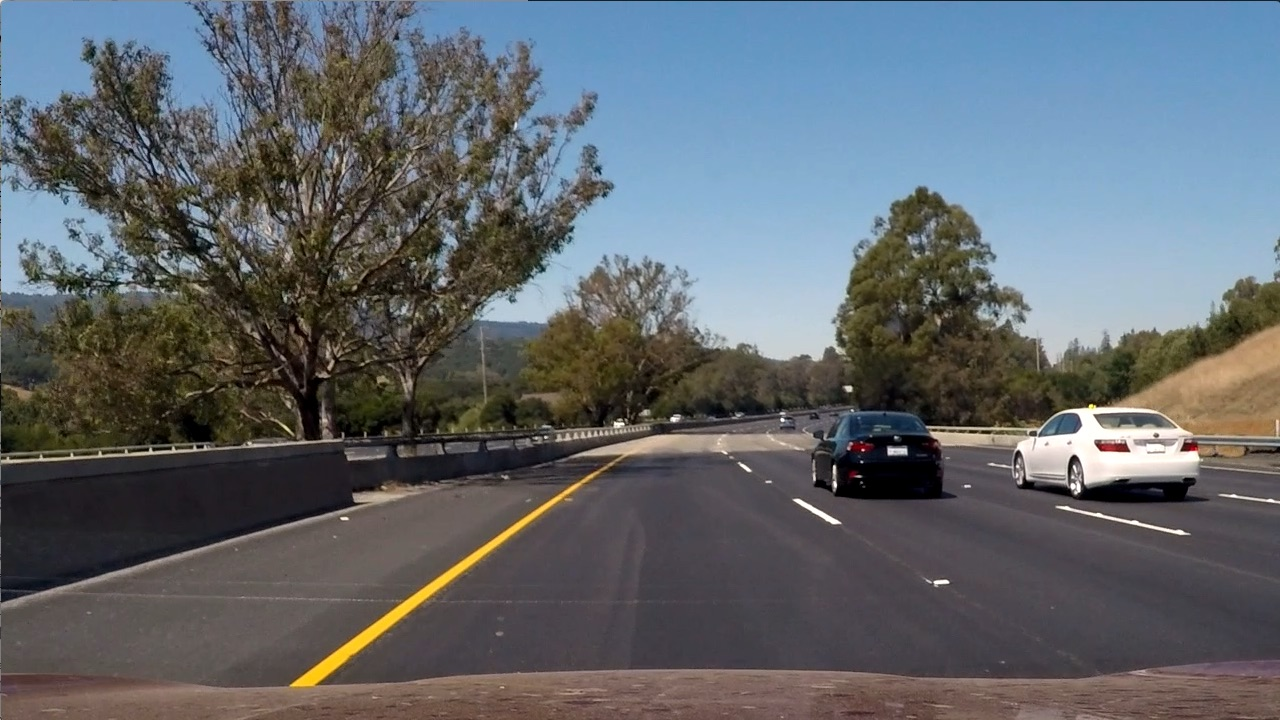
#> input picture term1/project5-vehicle-detection/test_images/test6.jpg, 1280 x 720 px
$ jupyter execute --allow-errors vehicle_tracking_and_detection.ipynb   (shell and % lines are left out)   (older library calls are emulated)
#> lines starting #> are read from the running program, lines starting #| are printed output that depends on the picture; after the words box and inside, x2 and y2 are one past the last pixel; in counts of white or black regions, pixels touching at a corner belong together
[cell 1]
import glob
import cv2
import time
import pickle
import numpy as np
import matplotlib.pyplot as plt
import matplotlib.image as mpimg

from sklearn.preprocessing import StandardScaler
from sklearn.svm import LinearSVC
from sklearn.cross_validation import train_test_split
from utils import *

[cell 2]
# Load training set
cars = []
notcars = []
# Load positive training set
images = glob.glob('dataset/vehicles/**/*.png')
for image in images:
    cars.append(image)

# Load negative training set
images = glob.glob('dataset/non-vehicles/**/*.png')
for image in images:
    notcars.append(image)

# Define a function to return some characteristics of the dataset
def data_look(car_list, notcar_list):
    data_dict = {}
    # Define a key in data_dict "n_cars" and store the number of car images
    data_dict["n_cars"] = len(car_list)
    # Define a key "n_notcars" and store the number of notcar images
    data_dict["n_notcars"] = len(notcar_list)
    # Read in a test image, either car or notcar
    example_img = mpimg.imread(car_list[0])
    # Define a key "image_shape" and store the test image shape 3-tuple
    data_dict["image_shape"] = example_img.shape
    # Define a key "data_type" and store the data type of the test image.
    data_dict["data_type"] = example_img.dtype
    # Return data_dict
    return data_dict

# print the size of training set and the shape of each image
#> (the rest of this cell did not finish here and is left out)

#> (a cell that did not finish here is left out)

[cell 4]
# Define HOG parameters
orient = 64
pix_per_cell = 8
cell_per_block = 2
# Call our function with vis=True to see an image output
#> (the rest of this cell did not finish here and is left out)

[cell 5]
# Define HOG parameters
orient = 8
pix_per_cell = 4
cell_per_block = 2
# Call our function with vis=True to see an image output
#> (the rest of this cell did not finish here and is left out)

[cell 6]
# Plot the examples
fig = plt.figure()
plt.subplot(131)
#> (the rest of this cell did not finish here and is left out)

#> (a cell that did not finish here is left out)

[cell 8]
# Define a function to extract features from a list of images
# Have this function call bin_spatial() and color_hist()
def extract_features(imgs, color_space='RGB', spatial_size=(32, 32),
                        hist_bins=32, orient=9,
                        pix_per_cell=8, cell_per_block=2, hog_channel=0,
                        spatial_feat=True, hist_feat=True, hog_feat=True):
    # Create a list to append feature vectors to
    features = []
    # Iterate through the list of images
    for file in imgs:
        file_features = []
        # Read in each one by one
        image = mpimg.imread(file)
        # apply color conversion if other than 'RGB'
        if color_space != 'RGB':
            if color_space == 'HSV':
                feature_image = cv2.cvtColor(image, cv2.COLOR_RGB2HSV)
            elif color_space == 'LUV':
                feature_image = cv2.cvtColor(image, cv2.COLOR_RGB2LUV)
            elif color_space == 'HLS':
                feature_image = cv2.cvtColor(image, cv2.COLOR_RGB2HLS)
            elif color_space == 'YUV':
                feature_image = cv2.cvtColor(image, cv2.COLOR_RGB2YUV)
            elif color_space == 'YCrCb':
                feature_image = cv2.cvtColor(image, cv2.COLOR_RGB2YCrCb)
        else: feature_image = np.copy(image)

        if spatial_feat == True:
            spatial_features = bin_spatial(feature_image, size=spatial_size)
            file_features.append(spatial_features)
        if hist_feat == True:
            # Apply color_hist()
            hist_features = color_hist(feature_image, nbins=hist_bins)
            file_features.append(hist_features)
        if hog_feat == True:
        # Call get_hog_features() with vis=False, feature_vec=True
            if hog_channel == 'ALL':
                hog_features = []
                for channel in range(feature_image.shape[2]):
                    hog_features.append(get_hog_features(feature_image[:,:,channel],
                                        orient, pix_per_cell, cell_per_block,
                                        vis=False, feature_vec=True))
                hog_features = np.ravel(hog_features)
            else:
                hog_features = get_hog_features(feature_image[:,:,hog_channel], orient,
                            pix_per_cell, cell_per_block, vis=False, feature_vec=True)
            # Append the new feature vector to the features list
            file_features.append(hog_features)
        features.append(np.concatenate(file_features))
    # Return list of feature vectors
    return features

[cell 9]
color_space = 'YCrCb' # Can be RGB, HSV, LUV, HLS, YUV, YCrCb
orient = 9  # HOG orientations
pix_per_cell = 4 # HOG pixels per cell
cell_per_block = 2 # HOG cells per block
hog_channel = 0 # Can be 0, 1, 2, or "ALL"
spatial_size = (32, 32) # Spatial binning dimensions
hist_bins = 16    # Number of histogram bins
spatial_feat = True # Spatial features on or off
hist_feat = True # Histogram features on or off
hog_feat = True # HOG features on or off

t=time.time()
car_features = extract_features(cars, color_space=color_space,
                        spatial_size=spatial_size, hist_bins=hist_bins,
                        orient=orient, pix_per_cell=pix_per_cell,
                        cell_per_block=cell_per_block,
                        hog_channel=hog_channel, spatial_feat=spatial_feat,
                        hist_feat=hist_feat, hog_feat=hog_feat)
notcar_features = extract_features(notcars, color_space=color_space,
                        spatial_size=spatial_size, hist_bins=hist_bins,
                        orient=orient, pix_per_cell=pix_per_cell,
                        cell_per_block=cell_per_block,
                        hog_channel=hog_channel, spatial_feat=spatial_feat,
                        hist_feat=hist_feat, hog_feat=hog_feat)

t2 = time.time()
print(round(t2-t, 2), 'Seconds to extract features...')

if len(car_features) > 0:
    # Create an array stack of feature vectors
    X = np.vstack((car_features, notcar_features)).astype(np.float64)
    # Fit a per-column scaler
    X_scaler = StandardScaler().fit(X)
    # Apply the scaler to X
    scaled_X = X_scaler.transform(X)
    # Define the labels vector
    y = np.hstack((np.ones(len(car_features)), np.zeros(len(notcar_features))))
    # Visualization
    car_ind = np.random.randint(0, len(cars))
    # Plot an example of raw and scaled features
    fig = plt.figure(figsize=(12,4))
    plt.subplot(131)
    plt.imshow(mpimg.imread(cars[car_ind]))
    plt.title('Original Image')
    plt.subplot(132)
    plt.plot(X[car_ind])
    plt.title('Raw Features')
    plt.subplot(133)
    plt.plot(scaled_X[car_ind])
    plt.title('Normalized Features')
    fig.tight_layout()
else:
    print('Your function only returns empty feature vectors...')

[cell 10]
# Split up data into randomized training and test sets
rand_state = np.random.randint(0, 100)
#> (the rest of this cell did not finish here and is left out)

[cell 11]
# Save the data for easy access
pickle_file = 'model.pickle'
print('Saving data to pickle file...')
#> (the rest of this cell did not finish here and is left out)

[cell 12]
import pickle
import cv2
import numpy as np
import matplotlib.pyplot as plt
import matplotlib.image as mpimg
# Import everything needed to edit/save/watch video clips
from moviepy.editor import VideoFileClip
from IPython.display import HTML
from utils import *
from scipy.ndimage.measurements import label
from collections import deque

[cell 13]
# Reload the data
pickle_file = 'model.pickle'
#> (the rest of this cell did not finish here and is left out)

[cell 14]
# Define a function to extract features from a single image window
# This function is very similar to extract_features()
# just for a single image rather than list of images
# [46 lines left out: function single_img_features, not called in this run]

[cell 15]
# Define a function that takes an image,
# start and stop positions in both x and y,
# window size (x and y dimensions),
# and overlap fraction (for both x and y)
def slide_window(img, x_start_stop=[None, None], y_start_stop=[None, None],
                    xy_window=(64, 64), xy_overlap=(0.5, 0.5), window_list = []):
    # If x and/or y start/stop positions not defined, set to image size
    if x_start_stop[0] == None:
        x_start_stop[0] = 0
    if x_start_stop[1] == None:
        x_start_stop[1] = img.shape[1]
    if y_start_stop[0] == None:
        y_start_stop[0] = 0
    if y_start_stop[1] == None:
        y_start_stop[1] = img.shape[0]
    # Compute the span of the region to be searched
    xspan = x_start_stop[1] - x_start_stop[0]
    yspan = y_start_stop[1] - y_start_stop[0]
    # Compute the number of pixels per step in x/y
    nx_pix_per_step = np.int(xy_window[0]*(1 - xy_overlap[0]))
    ny_pix_per_step = np.int(xy_window[1]*(1 - xy_overlap[1]))
    # Compute the number of windows in x/y
    nx_windows = np.int(xspan/nx_pix_per_step) - 1
    ny_windows = np.int(yspan/ny_pix_per_step) - 1
    # Loop through finding x and y window positions
    # Note: you could vectorize this step, but in practice
    # you'll be considering windows one by one with your
    # classifier, so looping makes sense
    for ys in range(ny_windows):
        for xs in range(nx_windows):
            # Calculate window position
            startx = xs*nx_pix_per_step + x_start_stop[0]
            endx = startx + xy_window[0]
            starty = ys*ny_pix_per_step + y_start_stop[0]
            endy = starty + xy_window[1]
            # Append window position to list
            window_list.append(((startx, starty), (endx, endy)))
    # Return the list of windows
    return window_list

# Define a function to draw bounding boxes
def draw_boxes(img, bboxes, color=(0, 0, 255), thick=6):
    # Make a copy of the image
    imcopy = np.copy(img)
    # Iterate through the bounding boxes
    for bbox in bboxes:
        # Draw a rectangle given bbox coordinates
        cv2.rectangle(imcopy, bbox[0], bbox[1], color, thick)
    # Return the image copy with boxes drawn
    return imcopy


# Define a function you will pass an image
# and the list of windows to be searched (output of slide_windows())
# [32 lines left out: function search_windows, not called in this run]

[cell 16]
# [15 lines left out: functions add_heat, apply_threshold, not called in this run]

def draw_labeled_bboxes(img, labels):
    # Iterate through all detected cars
    for car_number in range(1, labels[1]+1):
        # Find pixels with each car_number label value
        nonzero = (labels[0] == car_number).nonzero()
        # Identify x and y values of those pixels
        nonzeroy = np.array(nonzero[0])
        nonzerox = np.array(nonzero[1])
        # Define a bounding box based on min/max x and y
        bbox = ((np.min(nonzerox), np.min(nonzeroy)), (np.max(nonzerox), np.max(nonzeroy)))
        # Draw the box on the image
        width = abs(bbox[1][0] - bbox[0][0])
        height = abs(bbox[1][1] - bbox[0][1])
        # Draw the box on the image
        if (width >= img.shape[1] / 20 and height >= img.shape[0] / 20):
            cv2.rectangle(img, bbox[0], bbox[1], (0, 255, 0), 6)
    # Return the image
    return img

[cell 17]
image = mpimg.imread('test_images/test6.jpg')
#> image is the input picture: shape (720, 1280, 3); mean R, G, B 97, 102.6, 107.9
#image = mpimg.imread('frames/800.png')

draw_image1 = np.copy(image)
draw_image2 = np.copy(image)
draw_image3 = np.copy(image)

# Uncomment the following line if you extracted training
# data from .png images (scaled 0 to 1 by mpimg) and the
# image you are searching is a .jpg (scaled 0 to 255)
image = image.astype(np.float32)/255

window_list = []

x_start_stop = [image.shape[1] * 2 // 5 + 90, image.shape[1] * 9 // 10] # Min and max in x to search in slide_window()
y_start_stop = [image.shape[0] * 1 // 2 + 45, image.shape[0] * 3 // 5] # Min and max in y to search in slide_window()
window_list = slide_window(image, x_start_stop = x_start_stop, y_start_stop=y_start_stop,
                   xy_window=(80, 50), xy_overlap=(0.8, 0.8), window_list = window_list)
#> window_list = 70 items

x_start_stop = [image.shape[1] * 2 // 5 + 90, image.shape[1] * 9 // 10] # Min and max in x to search in slide_window()
y_start_stop = [image.shape[0] * 1 // 2 + 45, image.shape[0] * 3 // 5] # Min and max in y to search in slide_window()
window_list = slide_window(image, x_start_stop = x_start_stop, y_start_stop=y_start_stop,
                   xy_window=(100, 70), xy_overlap=(0.8, 0.8), window_list = window_list)
#> window_list = 97 items

x_start_stop = [image.shape[1] * 3 // 5, None] # Min and max in x to search in slide_window()
y_start_stop = [image.shape[0] * 1 // 2 + 45, image.shape[0] * 7 // 10] # Min and max in y to search in slide_window()
window_list = slide_window(image, x_start_stop = x_start_stop, y_start_stop=y_start_stop,
                   xy_window=(140, 90), xy_overlap=(0.8, 0.8), window_list = window_list)
#> window_list = 165 items

x_start_stop = [image.shape[1] * 2 // 3, None] # Min and max in x to search in slide_window()
y_start_stop = [image.shape[0] * 2 // 3, None] # Min and max in y to search in slide_window()
window_list = slide_window(image, x_start_stop = x_start_stop, y_start_stop=y_start_stop,
                   xy_window=(160, 100), xy_overlap=(0.8, 0.8), window_list = window_list)
#> window_list = 297 items

x_start_stop = [image.shape[1] * 2 // 3, None] # Min and max in x to search in slide_window()
y_start_stop = [image.shape[0] * 2 // 3, None] # Min and max in y to search in slide_window()
window_list = slide_window(image, x_start_stop = x_start_stop, y_start_stop=y_start_stop,
                    xy_window=(180, 130), xy_overlap=(0.8, 0.8), window_list = window_list)
#> window_list = 385 items

x_start_stop = [image.shape[1] * 2 // 3, None] # Min and max in x to search in slide_window()
y_start_stop = [image.shape[0] * 2 // 3, None] # Min and max in y to search in slide_window()
window_list = slide_window(image, x_start_stop = x_start_stop, y_start_stop=y_start_stop,
                    xy_window=(200, 150), xy_overlap=(0.8, 0.8), window_list = window_list)
#> window_list = 448 items

x_start_stop = [image.shape[1] * 4 // 10, image.shape[1] * 2 // 3] # Min and max in x to search in slide_window()
y_start_stop = [image.shape[0] * 2 // 3, image.shape[0] * 8 // 10] # Min and max in y to search in slide_window()
window_list = slide_window(image, x_start_stop = x_start_stop, y_start_stop=y_start_stop,
                    xy_window=(280, 160), xy_overlap=(0.75, 0.75), window_list = window_list)
#> window_list = 451 items


print(len(window_list))
#| 451

window_img1 = draw_boxes(draw_image1, window_list, color=(0, 0, 255), thick=6)
#> the loop in draw_boxes, `for bbox in bboxes:` made 451 passes
#> bbox on passes 1 to 3: ((602, 405), (682, 455)), ((617, 405), (697, 455)), ((632, 405), (712, 455))
#> after the loop in draw_boxes, `for bbox in bboxes:`:
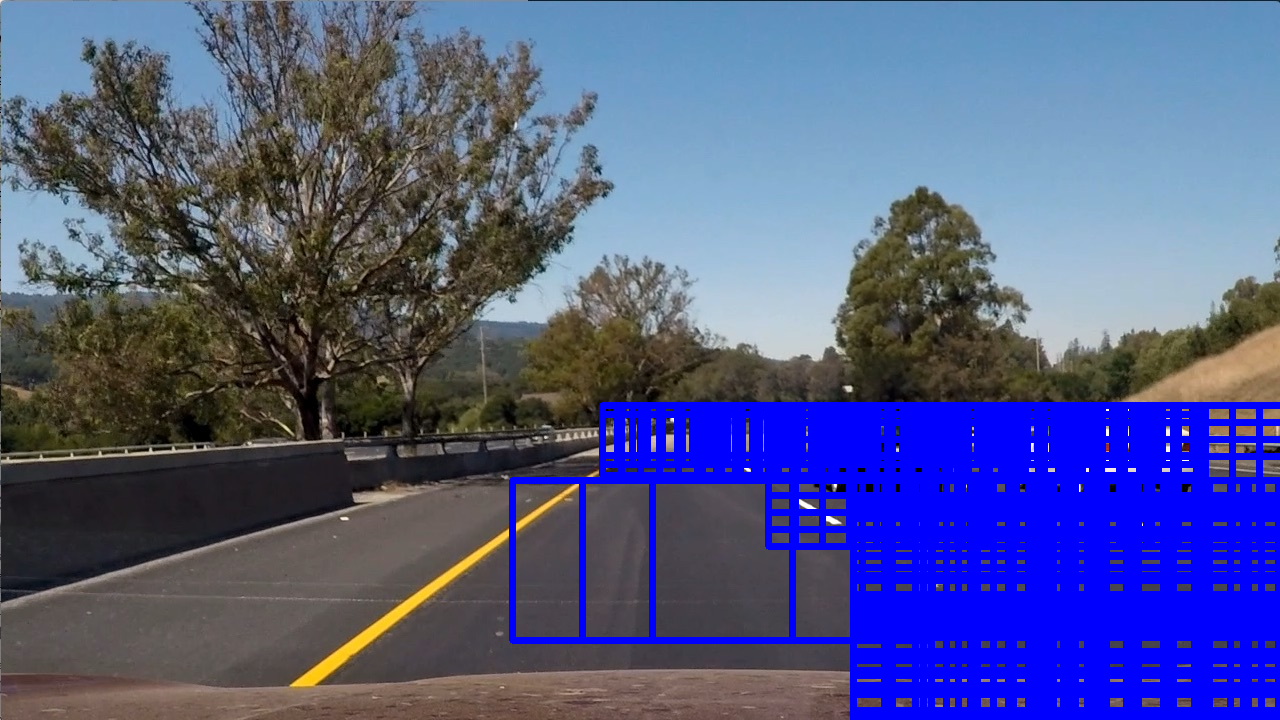
#> imcopy: shape (720, 1280, 3); 16.8% of pixels changed, all inside (x1, y1, x2, y2) = (509, 402, 1280, 720)
plt.imshow(window_img1)

#> (a cell that did not finish here is left out)

[cell 19]
heatmap = np.zeros_like(image[:,:,0]).astype(np.float)
#> (the rest of this cell did not finish here and is left out)

[cell 20]
labels = label(heatmap)
#> heatmap: shape (720, 1280) float64; every value is 0
print(labels[1], 'cars found')
#| 0 cars found
plt.imshow(labels[0], cmap='gray')
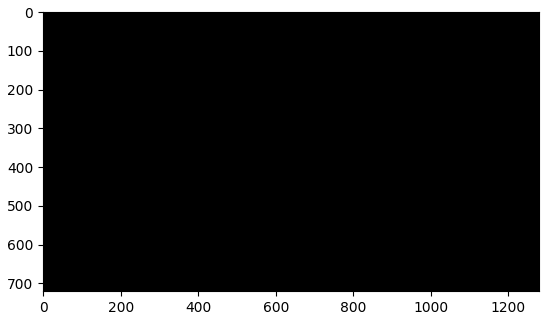
#> figure drawn by matplotlib, 1 panel

[cell 21]
# Draw bounding boxes on a copy of the image
draw_img = draw_labeled_bboxes(draw_image3, labels)

$ run again, with term1/project5-vehicle-detection/test_images/test1.jpg copied over term1/project5-vehicle-detection/test_images/test6.jpg
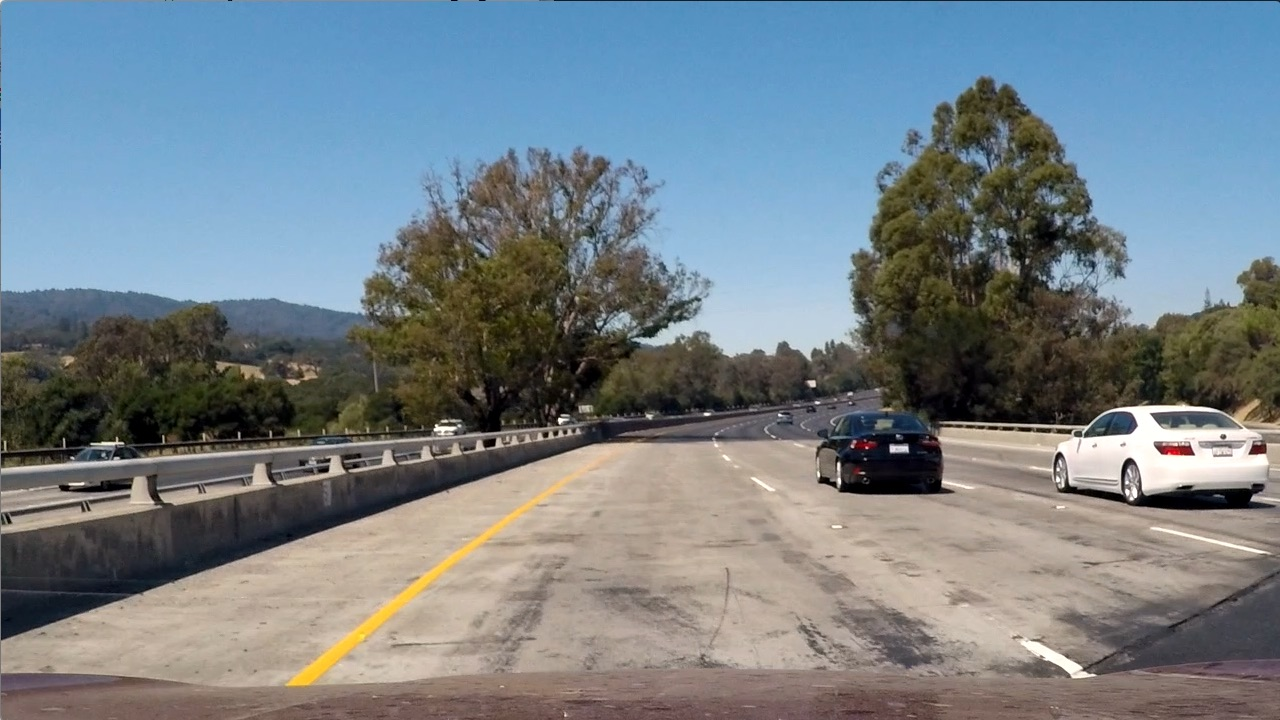
#> input picture term1/project5-vehicle-detection/test_images/test1.jpg, 1280 x 720 px
#> image is the input picture: shape (720, 1280, 3); mean R, G, B 117.5, 128.7, 135.5
#> `window_list = slide_window(image, x_start_stop = x_start_stop, y_start..`: window_list = 70 items
#> `window_list = slide_window(image, x_start_stop = x_start_stop, y_start..`: window_list = 97 items
#> `window_list = slide_window(image, x_start_stop = x_start_stop, y_start..`: window_list = 165 items
#> `window_list = slide_window(image, x_start_stop = x_start_stop, y_start..`: window_list = 297 items
#> `window_list = slide_window(image, x_start_stop = x_start_stop, y_start..`: window_list = 385 items
#> `window_list = slide_window(image, x_start_stop = x_start_stop, y_start..`: window_list = 448 items
#> `window_list = slide_window(image, x_start_stop = x_start_stop, y_start..`: window_list = 451 items
#| 451
#> the loop in draw_boxes, `for bbox in bboxes:` made 451 passes
#> bbox on passes 1 to 3: ((602, 405), (682, 455)), ((617, 405), (697, 455)), ((632, 405), (712, 455))
#> after the loop in draw_boxes, `for bbox in bboxes:`:
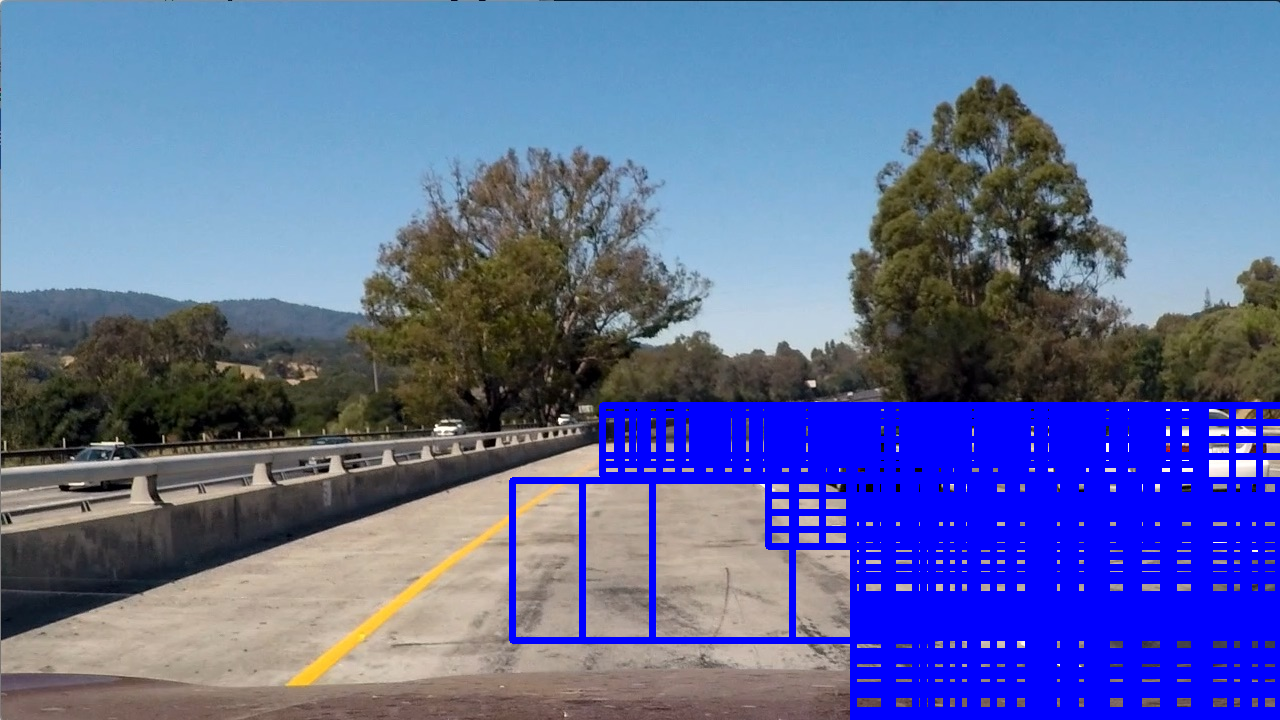
#> imcopy: shape (720, 1280, 3); 16.8% of pixels changed, all inside (x1, y1, x2, y2) = (509, 402, 1280, 720)
#> heatmap: shape (720, 1280) float64; every value is 0
#| 0 cars found
